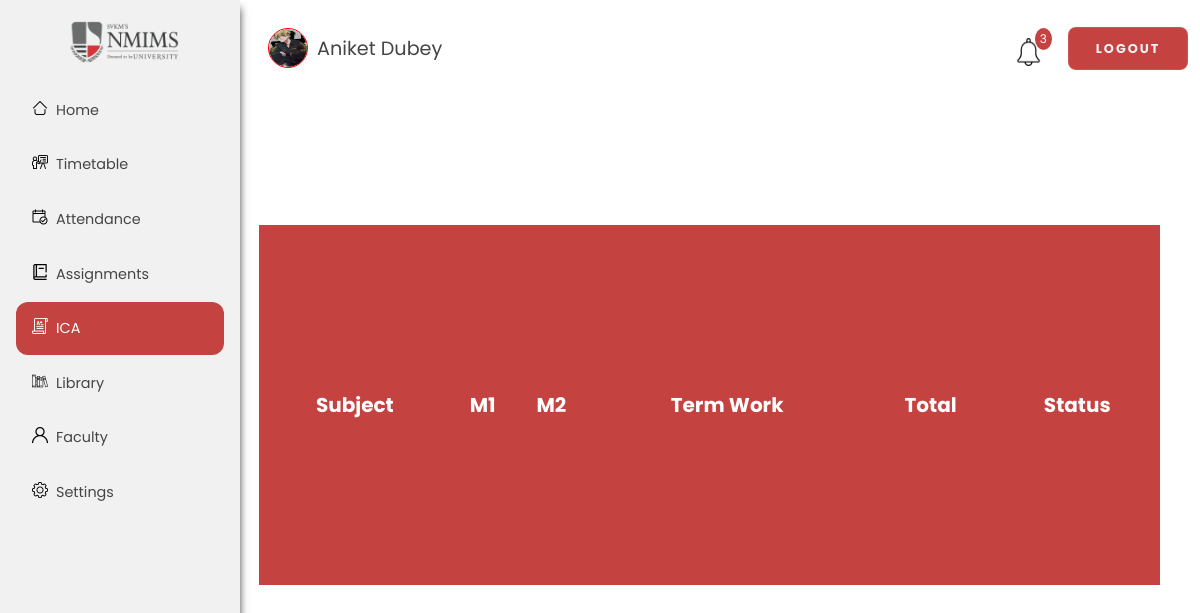
The app's page /dashboard/ica/ (signed in), older data.
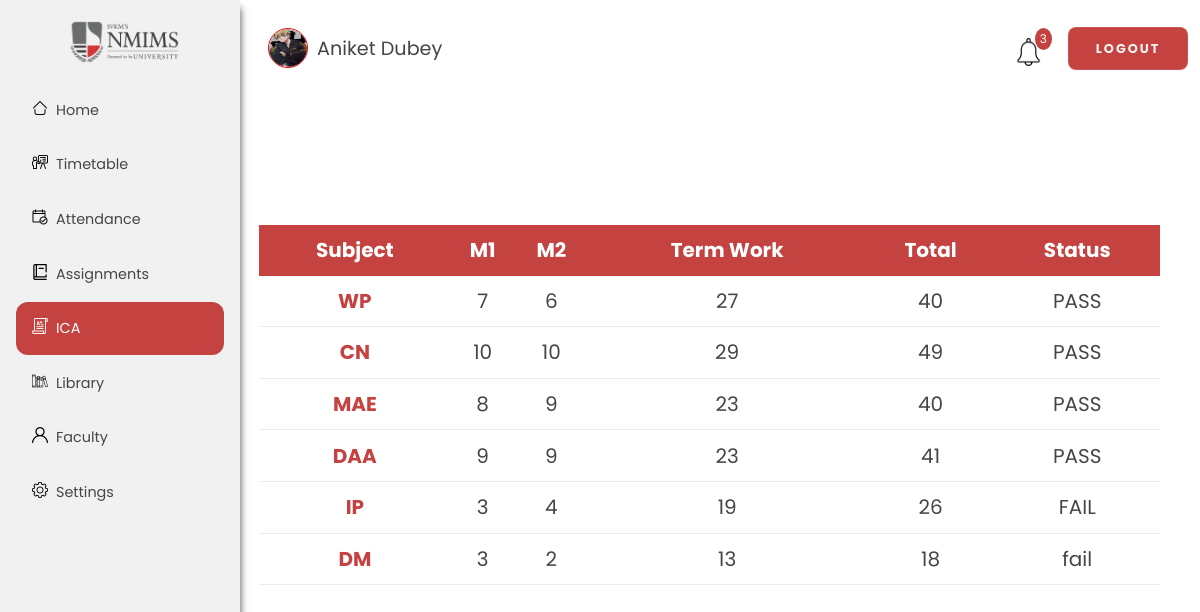
The same page, newer data.
### dashboard/models.py (models this page shows, shortened)
class User(AbstractBaseUser):
    email = models.EmailField(
        verbose_name='email address',
        max_length=255,
        unique=True,
        default="test@gmail.com"
    )
    teacher = models.IntegerField(null=True,default=1)
    name = models.TextField(null=True)
    sap = models.TextField(
        null=True, default="00000000000", max_length=11, unique=True)
    dob = models.DateField(null=True)
    profile_pic = models.ImageField(null=True, blank=True)
    phone = models.TextField(null=True, max_length=10)
    is_active = models.BooleanField(default=True)
    staff = models.BooleanField(default=False)  # a admin user; non super-user
    admin = models.BooleanField(default=False)  # a superuser
    USERNAME_FIELD = 'email'
    REQUIRED_FIELDS = ['sap']  # Email & Password are required by default.
    objects = UserManager()

class ICA(models.Model):
    sap = models.ForeignKey(
        User, to_field='sap', null= True,on_delete=models.SET_NULL, default="00000000000", max_length=11)
    subject_id = models.ForeignKey(Subject, on_delete=models.CASCADE)
    m1 = models.IntegerField(default=0, validators=[
                             MaxValueValidator(10), MinValueValidator(0)])
    m2 = models.IntegerField(default=0, validators=[
                             MaxValueValidator(10), MinValueValidator(0)])
    termwork = models.IntegerField(
        default=0, validators=[MaxValueValidator(30), MinValueValidator(0)])
    total = models.IntegerField(default=0, validators=[
                                MaxValueValidator(50), MinValueValidator(0)])
    status = models.CharField(max_length=10, default="PASS")
    class Meta:
        verbose_name_plural = "ICA"

class Subject(models.Model):
    subject_name = models.TextField(null=True, unique=True)
    subject_id = models.UUIDField(
        default=uuid.uuid4, unique=True, primary_key=True, editable=False)
    class Meta:
        verbose_name_plural = "Subjects"

### dashboard/views.py (the view)
# urls.py: path('ica/', views.ica, name='ica'),
@login_required(login_url='login')
def ica(request):
    return render(request, 'dashboard/ica.html', context)

### dashboard/templates/dashboard/ica.html
{% extends 'dashboard/base.html' %}
{% load static %}
{% block content %}
<div class="ica-back">
    <div class="ica-container">
        <table class="ica-table">
            <tbody class="ica-body">
                <tr class="ica-tr">
                    <th class="ica-th">Subject</th>
                    <th class="ica-th">M1</th>
                    <th class="ica-th">M2</th>
                    <th class="ica-th">Term Work</th>
                    <th class="ica-th">Total</th>
                    <th class="ica-th">Status</th>
                </tr>
                {% for items in ica %}
                <tr class="border-bottom">
                    <th class="ica-th-a">{{items.subject_id.subject_name}}</th>
                    <td class="ica-td">{{items.m1}}</td>
                    <td class="ica-td">{{items.m2}}</td>
                    <td class="ica-td">{{items.termwork}}</td>
                    <td class="ica-td">{{items.total}}</td>
                    <td class="ica-td">{{items.status}}</td>
                </tr>
                {%endfor%}
            </tbody>
        </table>
    </div>
</div>
{% endblock content %}

### dashboard/templates/dashboard/base.html (shortened to what this page needs)
{% load static %}
<!DOCTYPE html>
<html lang="en">
<head>
    <link rel="stylesheet" href="{% static 'base.css' %}">
    <link rel="stylesheet" href="{% static 'dashboard.css' %}">
    <link rel="stylesheet" href="{% static 'faculty.css' %}">
    <link rel="stylesheet" href="{% static 'attendance.css' %}">
    <link rel="stylesheet" href="{% static 'ica.css' %}">
    <link rel="stylesheet" href="{% static 'library.css' %}">
    <link rel="stylesheet" href="{% static 'timetable.css' %}">
    <link rel="stylesheet" href="{% static 'assignments.css' %}">
    <link rel="stylesheet" href="{% static 'settings.css' %}">
</head>
<body>
    <div class="background">
        <div class="sidebar">
            <img id="logo" src="{% static 'logo.png' %}" alt="logo">
            {% if request.path == "/dashboard/"%}
            <a class="pg active" href="{% url 'dashboard' %}">
                <img class="ico home" src="{% static 'home.png' %}" alt="">
                Home
            </a>
            {% else %}
            <a class="pg" href="{% url 'dashboard' %}">
                <img class="ico home" src="{% static 'home.png' %}" alt="">
                Home
            </a>
            {% endif %}
            {% if request.path == "/dashboard/timetable/"%}
            <a class="pg active" href="{% url 'timetable' %}">
                <img class="ico home" src="{% static 'classroom.png' %}" alt="">
                Timetable</a>
            {% else %}
            <a class="pg" href="{% url 'timetable' %}">
                <img class="ico home" src="{% static 'classroom.png' %}" alt="">
                Timetable</a>
            {% endif %}
            {% if request.path == "/dashboard/attendance/"%}
            <a class="pg active" href="{% url 'attendance' %}">
                <img class="ico attendance" src="{% static 'attendance.png' %}" alt="">
                Attendance
            </a>
            {% else %}
            <a class="pg" href="{% url 'attendance' %}">
                <img class="ico attendance" src="{% static 'attendance.png' %}" alt="">
                Attendance
            </a>
            {% endif %}
            {% if request.path == "/dashboard/assignments/"%}
            <a class="pg active" href="{% url 'assignments' %}">
                <img class="ico" src="{% static 'assignment.png' %}" alt="">
                Assignments</a>
            {% else %}
            <a class="pg" href="{% url 'assignments' %}">
                <img class="ico" src="{% static 'assignment.png' %}" alt="">
                Assignments</a>
            {% endif %}
            {% if request.path == "/dashboard/ica/"%}
            <a class="pg active" href="{% url 'ica' %}">
                <img class="ico" src="{% static 'ica.png' %}" alt="">
                ICA</a>
            {% else %}
            <a class="pg" href="{% url 'ica' %}">
                <img class="ico" src="{% static 'ica.png' %}" alt="">
                ICA</a>
            {% endif %}
            {% if request.path == "/dashboard/library/"%}
            <a class="pg active" href="{% url 'library' %}">
                <img class="ico" src="{% static 'library.png' %}" alt="">
                Library</a>
            {% else %}
            <a class="pg" href="{% url 'library' %}">
                <img class="ico" src="{% static 'library.png' %}" alt="">
                Library</a>
            {% endif %}
            {% if request.path == "/dashboard/faculty/"%}
            <a class="pg active" href="{% url 'faculty' %}" alt ="faculty">
                <img class="ico" src="{% static 'faculty.png' %}" alt="">
                Faculty</a>
            {% else %}
            <a class="pg" href="{% url 'faculty' %}" alt ="faculty">
                <img class="ico" src="{% static 'faculty.png' %}" alt="">
                Faculty</a>
            {% endif %}
            {% if request.path == "/dashboard/settings/"%}
            <a class="pg active" href="{% url 'settings' %}">
                <img class="ico" src="{% static 'settings.png' %}" alt="">
                Settings </a>
            {% else %}
            <a class="pg" href="{% url 'settings' %}">
                <img class="ico" src="{% static 'settings.png' %}" alt="">
                Settings </a>
            {% endif %}
        </div>
        <div class="container">
            <div class="navbar-main">
                <div class="std-name">
                    <img id="nav-pfp" src="{{user.profile_pic.url}}" alt="pfp">
                    <span id="nav-user">{{user.name}}</span>
                </div>
                <nav>
                    <ul>
                        <li>
                            <a href="#" class="notification">
                                <span>
                                    <img id="bell" src="{% static 'bell.png' %}" alt="notifications">
                                </span>
                                <span class="badge">3</span>
                            </a>
                        </li>
                        <li>
                            <button id="logout" onclick="location.href='{% url 'logout' %}'">Logout</button>
                        </li>
                    </ul>
                </nav>
            </div>
                {% block content%}
            {% endblock %}
        </div>
    </div>
</body>
</html>

### dashboard/static/base.css (style rules this page uses)
* { margin: 0; padding: 0; box-sizing: border-box; font-family: 'Poppins', sans-serif; color: #454545; }
html { scroll-behavior: smooth; }
.background { display: flex; height: 100vh; font-size: 20px; width: 100%; background-position: center; background-size: cover; }
.sidebar { width: 20vw; background-color: #f1f1f1; font-size: 0.9rem; box-shadow: 0 0.5rem 0.5rem rgb(69, 69, 69); }
#logo { display: block; width: 46%; height: auto; margin: 1.3rem 4.3rem; }
.ico { height: 1rem; margin-right: 0.5rem; top: 0.1rem; float: left; }
.sidebar a { display: block; padding: 1rem; margin-right: 1rem; margin-left: 1rem; text-decoration: none; margin-top: 0.1rem; }
.sidebar .active { background-color: #c44240; color: white; border-radius: 0.75rem; padding: 1rem; margin-top: 0.1rem; }
.sidebar a.active>img { filter: invert(1); }
.navbar-main { display: flex; align-items: center; width: 79vw; height: 12%; position: relative; }
nav { flex: 1; text-align: right; }
nav ul { overflow: hidden; }
nav ul li { list-style-type: none; display: inline-block; margin-left: 1.3rem; }
nav ul li a { text-decoration: none; color: gray; font-size: 0.8rem; }
.notification { color: white; height: 25px; text-decoration: none; position: relative; display: inline-block; border-radius: 5px; top: 0.8rem; }
#bell { height: 1.7rem; }
.std-name { width: 30%; display: flex; align-items: center; }
#nav-pfp { height: 2.5rem; width: 2.5rem; float: left; margin-left: 10%; border-radius: 50%; border: 1px solid red; }
#nav-user { margin-left: 3%; font-size: 1.2rem; }
.notification .badge { position: absolute; font-size: 12px; top: -10px; right: -10px; padding: 2px 5px; border-radius: 50%; background: rgb(196, 66, 64); color: white; }
#logout { display: inline-block; color: #f1f1f1; height: 2.7rem; width: 7.5rem; text-decoration: none; border-radius: 0.5rem; background: #c44240; border: 1px solid rgba(255, 255, 255, 0.1); backdrop-filter: blur(2rem); letter-spacing: 2px; cursor: pointer; text-transform: uppercase; }

### dashboard/static/dashboard.css (style rules this page uses)
select, button { font-family: inherit; font-weight: 700; font-size: 0.8rem; border-radius: 1rem; outline: none; border: 0; padding: 0.5rem 0.8rem; -webkit-appearance: none; -moz-appearance: none; appearance: none; }
.border-bottom { border-bottom: 1px solid rgba(69, 69, 69, 0.1); }

### dashboard/static/ica.css (style rules this page uses)
.ica-back { margin: 1% 3% 0 2%; }
.ica-container { display: flex; align-items: center; justify-content: center; height: 75vh; }
.ica-table { text-align: center; width: 77vw; height: 45vh; border-collapse: collapse; }
.ica-th { background-color: rgb(196, 66, 64); color: white; }
.ica-th-a { color: rgb(196, 66, 64); border-radius: 0.7rem; }

### dashboard/static/assignments.css (style rules this page uses)
.border-bottom { border-bottom: 1px solid rgba(69, 69, 69, 0.1); }

Row changes from the older to the newer data that the page shows:
added ICA: subject_id.subject_name "WP", m1 "7", m2 "6", termwork "27", total "40", status "PASS"
added ICA: subject_id.subject_name "CN", m1 "10", m2 "10", termwork "29", total "49", status "PASS"
added ICA: subject_id.subject_name "MAE", m1 "8", m2 "9", termwork "23", total "40", status "PASS"
added ICA: subject_id.subject_name "DAA", m1 "9", m2 "9", termwork "23", total "41", status "PASS"
added ICA: subject_id.subject_name "IP", m1 "3", m2 "4", termwork "19", total "26", status "FAIL"
added ICA: subject_id.subject_name "DM", m1 "3", m2 "2", termwork "13", total "18", status "fail"
